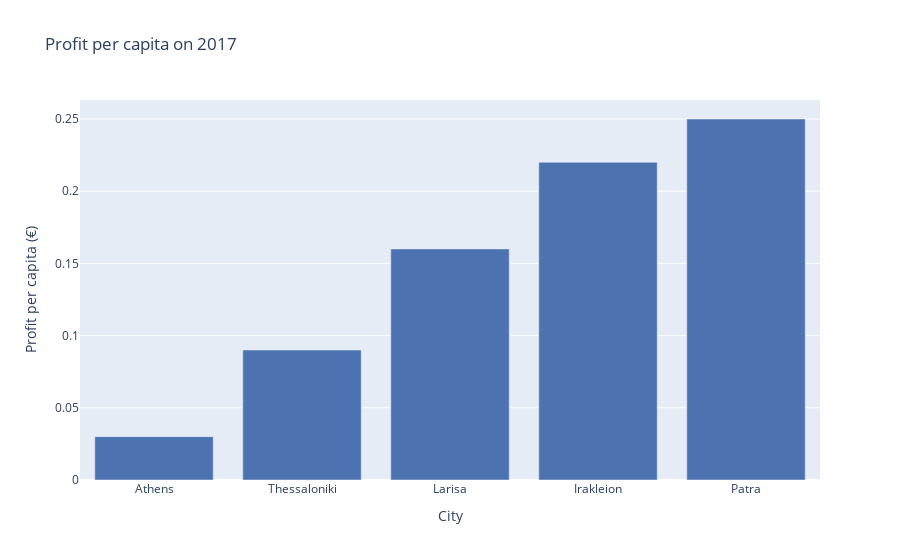

Notebook source saved alongside this figure:
### Code cell
def plot_profit_per_capita(year: int, df: pd.DataFrame):
    """ Plots the profit per city on a given year """
    fig = px.bar(df.loc[df.index.year==year,:].groupby("city", as_index=False)["profit_per_capita"].mean().round(2).sort_values("profit_per_capita"), 
                 x="city", 
                 y="profit_per_capita", 
                 title=f"Profit per capita on {year}",
                 color_discrete_sequence = [f"rgb{sns.color_palette('deep')[0]}"]
                )
    
    fig.layout.yaxis.title="Profit per capita (€)"
    fig.layout.xaxis.title="City"
    return fig

fig = plot_profit_per_capita(2017, df)
fig.show()

### Figure 1 — Plotly figure (JSON) as saved in the notebook; plotly's stock layout.template omitted (floating-point values rounded to 4 significant figures)
{"data": [{"alignmentgroup": "True", "hovertemplate": "city=%{x}<br>profit_per_capita=%{y}<extra></extra>", "legendgroup": "", "marker": {"color": "rgb(0.2980392156862745, 0.4470588235294118, 0.6901960784313725)"}, "name": "", "offsetgroup": "", "orientation": "v", "showlegend": false, "textposition": "auto", "type": "bar", "x": ["Athens", "Thessaloniki", "Larisa", "Irakleion", "Patra"], "xaxis": "x", "y": [0.03, 0.09, 0.16, 0.22, 0.25], "yaxis": "y"}], "layout": {"barmode": "relative", "legend": {"tracegroupgap": 0}, "title": {"text": "Profit per capita on 2017"}, "xaxis": {"anchor": "y", "domain": [0, 1], "title": {"text": "City"}}, "yaxis": {"anchor": "x", "domain": [0, 1], "title": {"text": "Profit per capita (€)"}}}}
